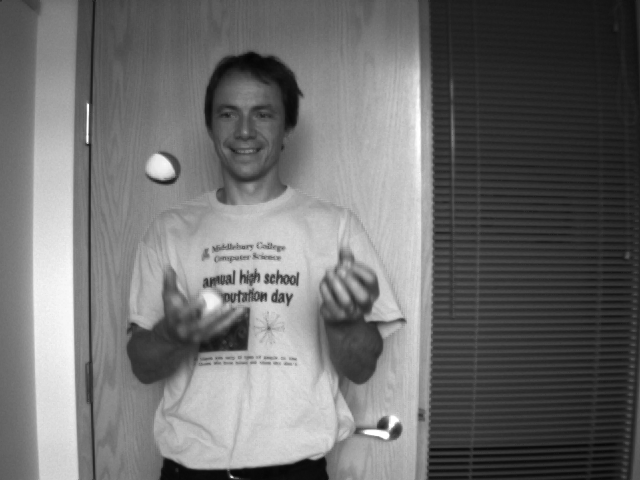
%> input picture TP flux/Beanbags/i0002.png, 640 x 480 px
$ octave exo1.m   (GNU Octave 9; MATLAB toolbox functions it lacks are replaced by stand-ins)
%> lines starting %> are read from the running program, lines starting %| are printed output that depends on the picture
%%tp detection flux

clear;
close all;

%%lecture des images
I2 = im2double(imread('i0002.png'));
%> I2: size 480x640 double; min 0.0196, max 1, mean 0.429
I4 = im2double(imread('i0004.png'));
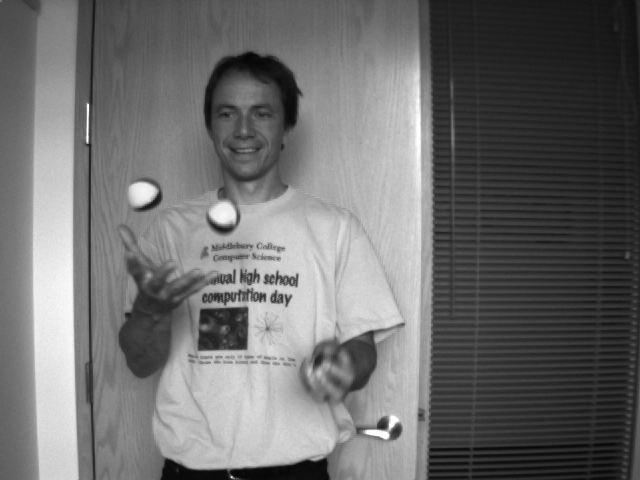
%> input picture TP flux/Beanbags/i0004.png, 640 x 480 px
%> I4: size 480x640 double; min 0.0196, max 1, mean 0.428

hauteur=size(I2,1);
%> hauteur = 480
largeur=size(I2,2);
%> largeur = 640

%%definition des paramètres de l'algorithme
lambda = 1;
epsilon = 0.01;
voisinnage=3;

%% calcul des gradients

It = I4-I2;
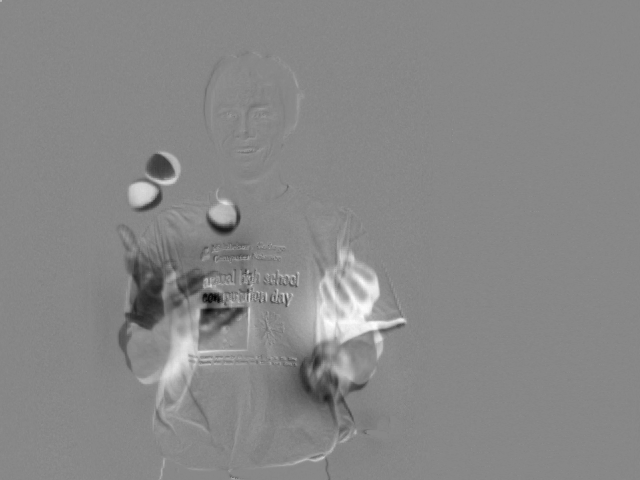
%> It: size 480x640 double; min -0.765, max 0.667, mean -0.00112; drawn with min black and max white
[Ix,Iy]=gradient(I2);
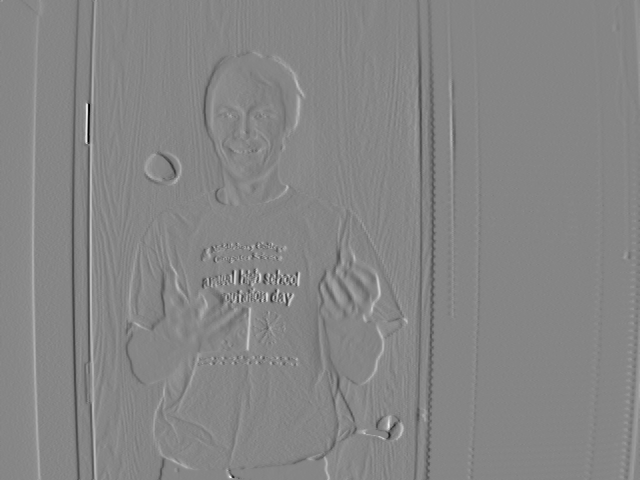
%> Ix: size 480x640 double; min -0.375, max 0.339, mean -0.000305; drawn with min black and max white
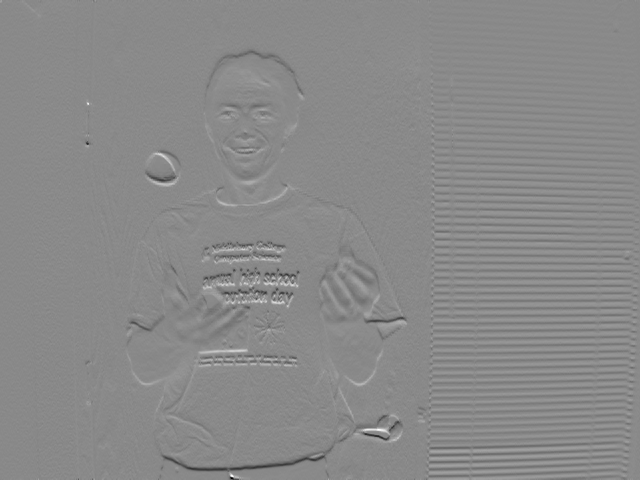
%> Iy: size 480x640 double; min -0.386, max 0.329, mean 6.6e-05; drawn with min black and max white

u = zeros(hauteur,largeur);
v = zeros(hauteur,largeur);

ubar=zeros(hauteur,largeur);
vbar=zeros(hauteur,largeur);

h=(1/(voisinnage^2))*ones(voisinnage,voisinnage);


%> (the run ends here)
